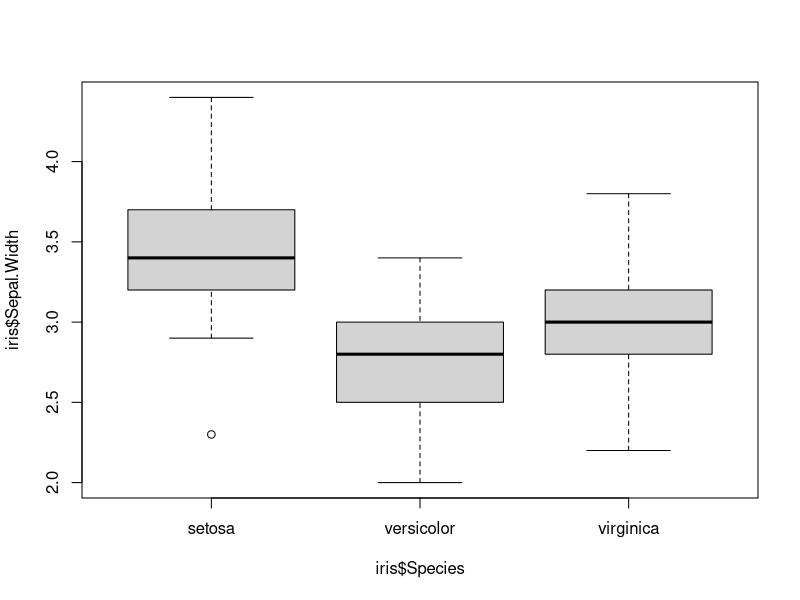
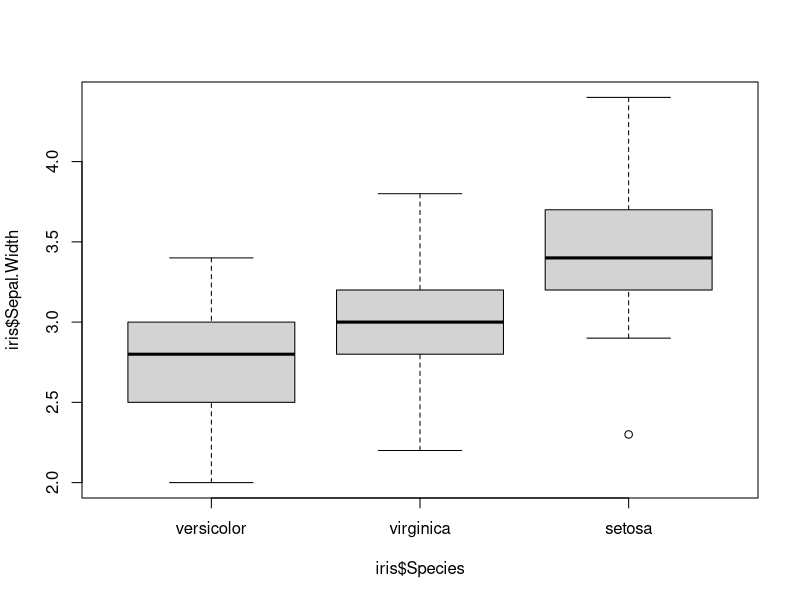

The R source for these figures, in order:
library(MASS)
data(iris)
boxplot(iris$Sepal.Width ~ iris$Species)
quartz()
boxplot(iris$Sepal.Width ~ iris$Species, 
	at=rank(tapply(iris$Sepal.Width, iris$Species, median)))